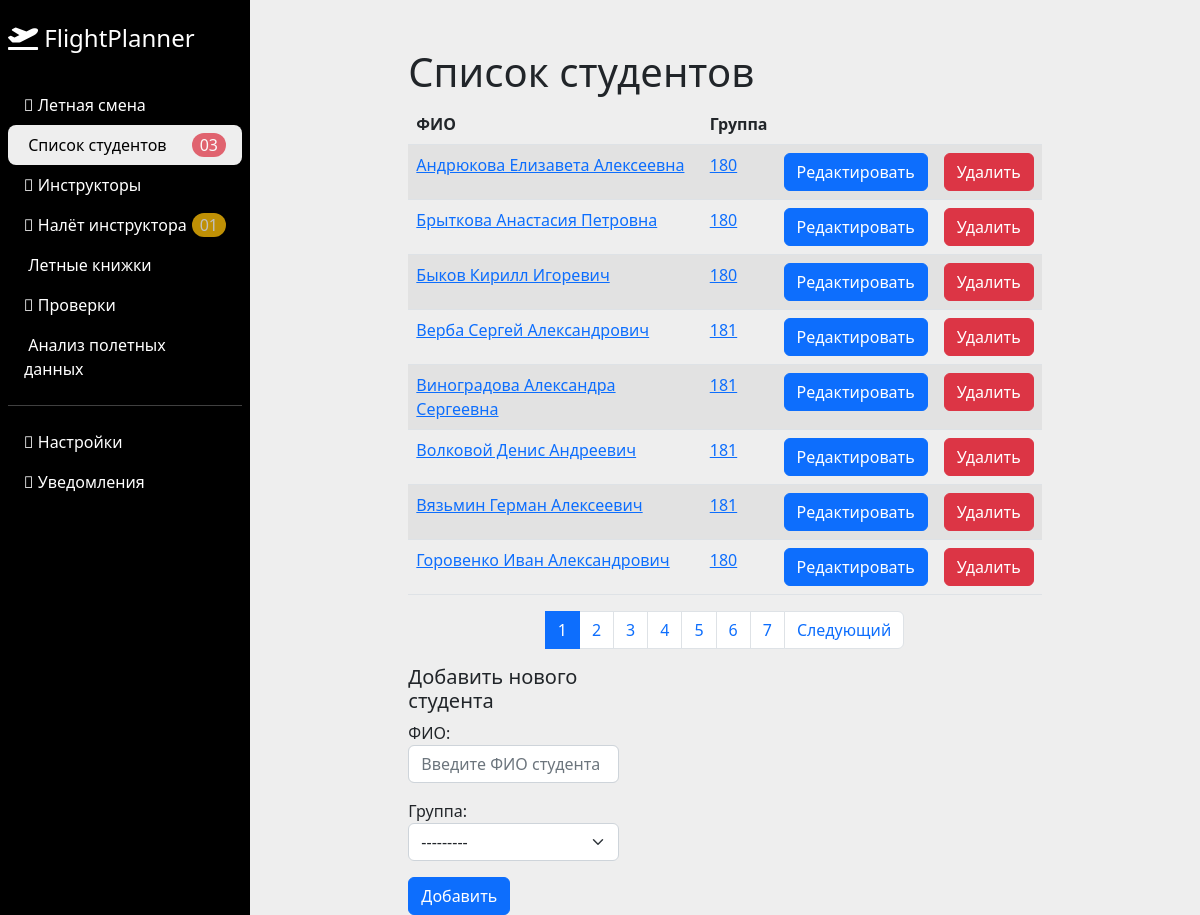
The page /student/list/ on the database its author committed.
### student/models.py (models this page shows, shortened)
class student(models.Model):
    name = models.CharField('ФИО', max_length=100)
    log = models.ManyToManyField('exercise')
    group = models.ForeignKey('student.group', on_delete=models.CASCADE,
                             related_name='from_group_set',
                             verbose_name='Группа', default=1)
    class Meta:
        db_table = 'student'
        verbose_name = 'Студент'
        verbose_name_plural = 'Студенты'
        ordering = ['name']

class group(models.Model):
    group_number = models.CharField('Номер группы', max_length=10)
    def __str__(self):
        return self.group_number
    class Meta:
        verbose_name = 'Группа'
        verbose_name_plural = 'Группы'
        ordering = ['group_number']

### student/views.py (the view)
# urls.py: path('list/', list, name='list'),
def list(request, pk=None):
    if request.method == 'POST':
        form = StudForm(request.POST)
        if form.is_valid():
            print(form.cleaned_data)
            form.save()
    form = StudForm()
    stud = student.objects.all()
    lst = Paginator(stud, 8)
    page_number = request.GET.get('page')
    page_obj = lst.get_page(page_number)
    context = {'page_obj': page_obj, 'form': form}
    return render(request, 'student/list.html', context)

### student/forms.py
class StudForm(forms.ModelForm):
    name = forms.CharField(label='ФИО', widget=forms.TextInput(attrs={
        'class': 'form-control',
        'placeholder': 'Введите ФИО студента'}))
    def __init__(self, *args, **kwargs):
        super().__init__(*args, **kwargs)
        from .models import group
        self.fields['group'] = forms.ModelChoiceField(queryset=group.objects.all(), label='Группа', widget=forms.Select(attrs={
        'class': 'form-select',
        'placeholder': 'Введите группу студента'}))
    class Meta:
        model = student
        fields = ('name', 'group',)

### student/templates/student/list.html (shortened to what this page needs)
{% extends 'base.html' %}
{% block content %}
<div class="mt-5">
    <h1 class="col-md-8 mx-auto">Список студентов</h1>
    <div class="col-md-8 mx-auto my-2">
        <table class="table table-striped">
            <thead class="">
            <tr>
                <th scope="col">ФИО</th>
                <th scope="col">Группа</th>
                <th scope="col"></th>
                <th scope="col"></th>
            </tr>
            </thead>
            {% for stud in page_obj %}
            <tr>
                <td>
                    <a href="{% url 'student:detail' pk=stud.pk %}">{{stud.name}}</a>
                </td>
                <td>
                    <a href="{% url 'student:detail' pk=stud.pk %}">{{stud.group}}</a>
                </td>
                <td>
                    <a href="{% url 'student:update' pk=stud.pk %}">
                        <button class="btn btn-primary" type="submit" >Редактировать</button>
                    </a>
                </td>
                <td>
                    <a href="{% url 'student:delete' pk=stud.pk %}">
                        <button class="btn btn-danger" type="submit" >Удалить</button>
                    </a>
                </td>
            </tr>
            {% endfor %}
        </table>
    </div>
    <nav class="col-md-8 mx-auto" aria-label="Page navigation">
        <ul class="pagination justify-content-center">
            {% for page in page_obj.paginator.page_range %}
            <li class="page-item {% if page == page_obj.number %} active  {% endif %}">
                <a class="page-link" href="?page={{page}}">{{page}}</a>
            </li>
            {% endfor %}
            {% if page_obj.has_next %}
            <li class="page-item">
                <a class="page-link" href="?page={{ page_obj.next_page_number }}">Следующий</a>
            </li>
            {% endif %}
        </ul>
    </nav>
    <div class="col-md-8 mx-auto">
        <h5 class="col-md-4 ">Добавить нового студента</h5>
    </div>
    <div class="col-md-8 mx-auto">
        <div class="col-md-4">
            <form action="{% url 'student:create'%}" method="post"> {% csrf_token %}
                {{ form.as_p }}
                <input class="btn btn-primary" type="submit" value="Добавить">
            </form>
        </div>
    </div>
</div>
{% endblock %}

### main/static/style.css (style rules this page uses)
body { background: #eee; }

### rows shown on the page
student: name "Андрюкова Елизавета Алексеевна", group "180"
student: name "Брыткова Анастасия Петровна", group "180"
student: name "Быков Кирилл Игоревич", group "180"
student: name "Верба Сергей Александрович", group "181"
student: name "Виноградова Александра Сергеевна", group "181"
student: name "Волковой Денис Андреевич", group "181"
student: name "Вязьмин Герман Алексеевич", group "181"
student: name "Горовенко Иван Александрович", group "180"

### other values the page prints
{{ page }} "1" "2" "3" "4" "5" "6" "7"
